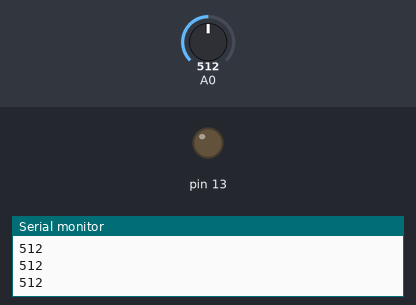
This sketch was run on a simulated Arduino Uno, built with avr-gcc and run on an emulated ATmega328P. Shown: output pins drawn as LEDs (lit = HIGH), the last lines printed to the serial monitor. The inputs (shaded band) are chosen by the test bench; at power-on: A0 = 512.

Above: at 1.2 s.
1.3 s: A0 set to 783
2.8 s: A0 set to 813
At 3.5 s:
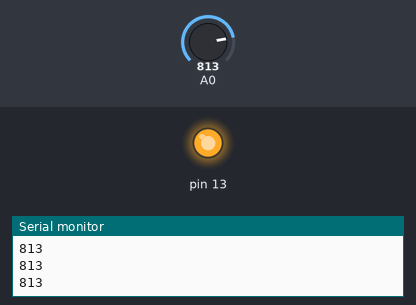
4.3 s: A0 set to 309
5.8 s: A0 set to 288
At 6.8 s:
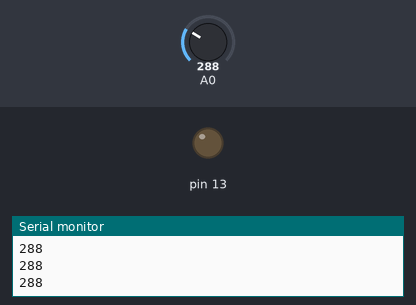
7.3 s: A0 set to 810
At 8.0 s:
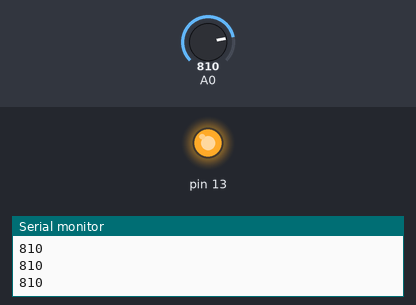
Timing chart, 0 to 9.8 s (numbered marks = the images above; inputs shaded):
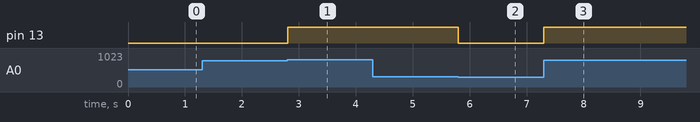

The sketch:

lab4.ino
```cpp
// C++ code
//
const int dry_threshold = 800;
const int wet_threshold = 300;
int moisture_sensor = 0;
void setup()
{
  pinMode(A0, INPUT);
  pinMode(13, OUTPUT);
  Serial.begin(9600);
}

void loop()
{
  moisture_sensor = analogRead(A0);
  Serial.println(moisture_sensor);
  if(moisture_sensor>=dry_threshold)
   digitalWrite(13,HIGH);

  if(moisture_sensor<=wet_threshold)
   digitalWrite(13,LOW);

  delay(10); // Wait for 1000 millisecond(s)
}
```

Measured:
- the behaviour switches between 799 and 800 on A0 (found by bisection; images 0 and 1)
- the behaviour switches between 301 and 300 on A0 (found by bisection; images 1 and 2)
- after the input at 2.8 s, pin 13: LOW → HIGH at once
- after the input at 5.8 s, pin 13: HIGH → LOW at once
- after the input at 7.3 s, pin 13: LOW → HIGH at once
